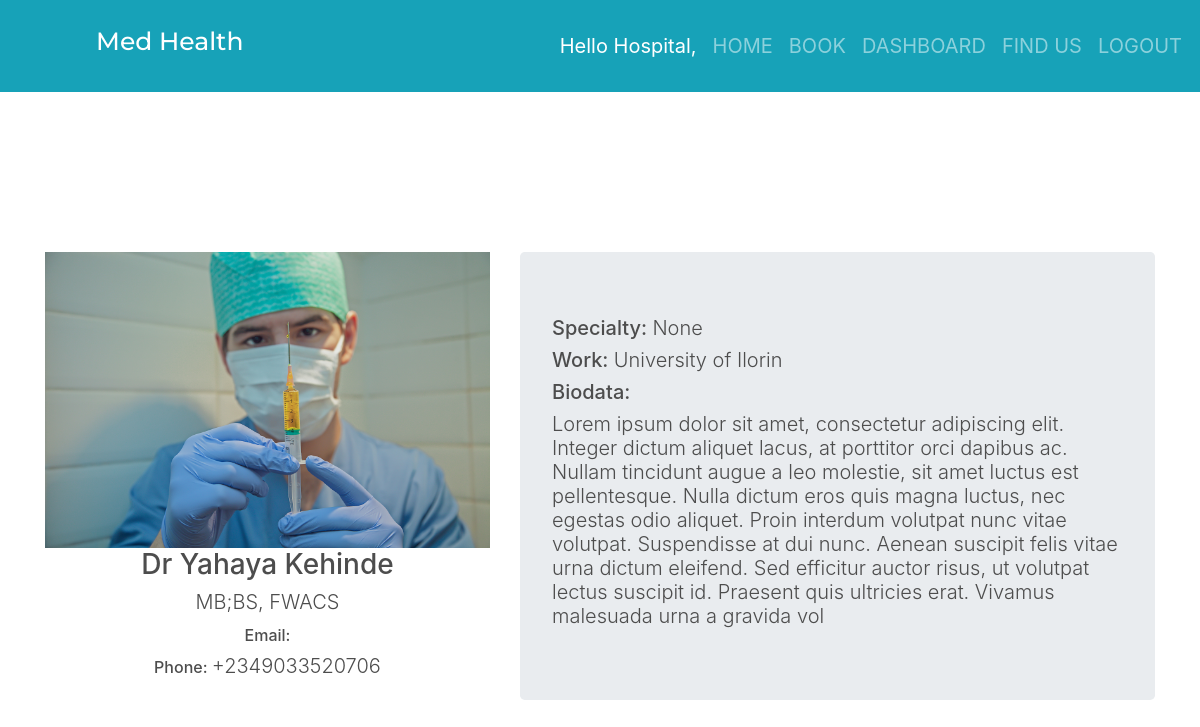
/2 (signed in), run on an earlier commit of the app's database.
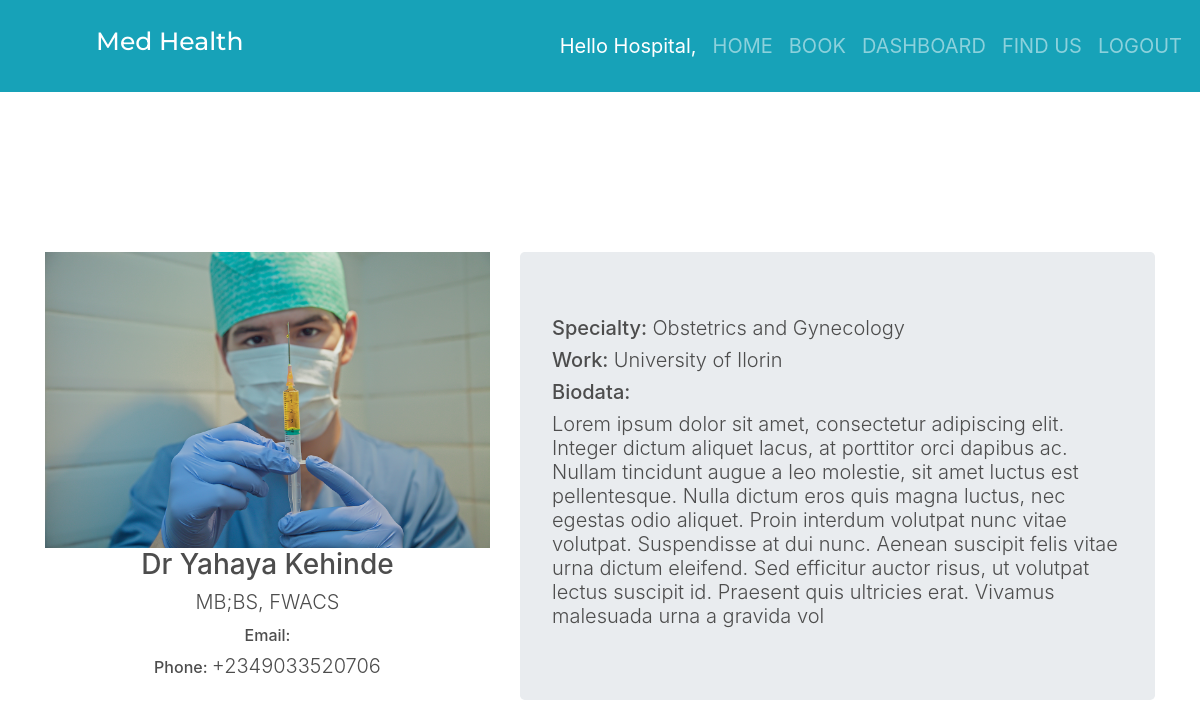
And on a later commit of the database.
### doctor_app/models.py (models this page shows, shortened)
class Doctor(models.Model):
    name = models.CharField(max_length=100, blank=True, null=True)
    phone = models.CharField(max_length=100, blank=True, null=True)
    image = models.ImageField(null = True, blank = True)
    university = models.CharField(max_length=100, blank=True , null=True)
    qualifications = models.CharField(max_length=100, blank=True , null=True)
    information= models.CharField(max_length= 500, blank=True , null=True)
    specialty = models.ForeignKey(Specialty, null = True, blank = True, on_delete = models.SET_NULL)

class Specialty(models.Model):
    specialty_name = models.CharField(max_length=200, blank=True , null=True)
    specialty_description = models.CharField(max_length=200, blank=True , null=True)
    email = models.EmailField(max_length=100, blank=True, null=True)
    def __str__(self):
        return self.specialty_name

### doctor_app/views.py (the view)
# urls.py: path('<int:doctor_id>', views.doctor_detail, name='doctor_detail'),
@login_required
def doctor_detail(request, doctor_id):
    details = Doctor.objects.get(id = doctor_id)
    return render(request, 'doctors/doctor_detail.html', {'details': details})

### templates/doctors/doctor_detail.html (shortened to what this page needs)
{% extends 'base.html' %} {% block content %} <br/><br/><br/>
<div class="container" style="margin-top: 40px">
  <div class="row">
    <div class="col-md-5 col-xs-12 col-sm-12 col-lg-5">
      <img src="{{details.image.url}}" alt="" style="width: 100%" />
      <h3 class="text-center">{{details.name}}</h3>
      <h6 class="text-center lead">{{details.qualifications}}</h6>
      <h6 class="text-center">
        Email:
      </h6>
      <h6 class="text-center">
        Phone: <span class="lead">{{details.phone}}</span>
      </h6>
    </div>
    <div class="col-md-7 col-xs-12 col-sm-7 col-lg-7">
      <div class="jumbotron">
        <h5>Specialty: <span class="lead">{{details.specialty}}</span></h5>
        <h5>Work: <span class="lead">{{details.university}}</span></h5>
        <h5>Biodata:</h5>
        <h5 class="lead">{{details.information}}</h5>
      </div>
    </div>
  </div>
</div>
{% endblock%}

What changed in the data, as far as the page shows it:
changed Doctor "Dr Yahaya Kehinde": specialty "None" → "Obstetrics and Gynecology"
